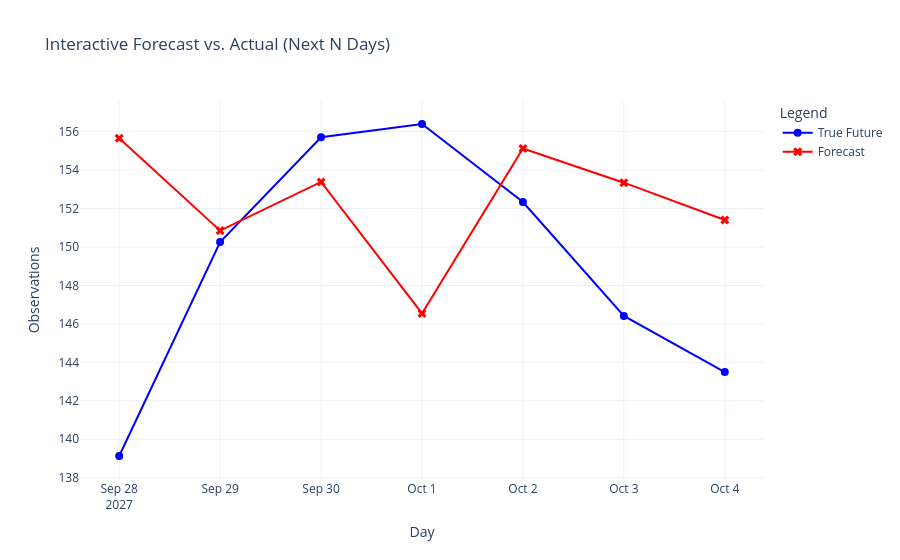

Notebook cell for this chart:
### Code cell
# Evaluate on a true forecast horizon
# Use y_true for the true future values and slice it to match the forecast horizon
true_future = y_true.flatten()[-len(future_predictions):]  # Extract the true future values
mae_forecast = mean_absolute_error(true_future[:N], future_predictions[:N]) # N = 10
mse_forecast = mean_squared_error(true_future[:N], future_predictions[:N])
rmse_forecast = np.sqrt(mse_forecast)
r2_forecast = r2_score(true_future[:N], future_predictions[:N])
mape_forecast = np.mean(np.abs((true_future[:N] - future_predictions[:N]) / true_future[:N])) * 100
# Print forecast metrics
forecast_metrics_df = pd.DataFrame({
    "Forecast Metric": ["MAE", "MSE", "RMSE", "R2", "MAPE"],
    "Forecast Value": [mae_forecast, mse_forecast, rmse_forecast, r2_forecast, mape_forecast]
})
forecast_metrics_df["Forecast Value"] = forecast_metrics_df["Forecast Value"].apply(lambda x: round(x, 4))
forecast_quality = "Good" if mae_forecast < 10 and mape_forecast < 10 else "Needs Improvement"
forecast_metrics_df.loc[len(forecast_metrics_df)] = ["Performance", forecast_quality]
forecast_dates = pd.date_range(start=last_date + pd.Timedelta(days=1), periods=N, freq="D")
print(forecast_metrics_df)

# Create an interactive plot using Plotly
fig = go.Figure()

# Add true future values
fig.add_trace(go.Scatter(
    x=future_dates,
    y=true_future[:N],
    mode='lines+markers',
    name='True Future',
    marker=dict(symbol='circle', size=8),
    line=dict(color='blue')
))

# Add forecasted values
fig.add_trace(go.Scatter(
    x=future_dates,
    y=future_predictions[:N],
    mode='lines+markers',
    name='Forecast',
    marker=dict(symbol='x', size=8),
    line=dict(color='red')
))

# Update layout for better interactivity
fig.update_layout(
    title="Interactive Forecast vs. Actual (Next N Days)",
    xaxis_title="Day",
    yaxis_title="Observations",
    xaxis=dict(showgrid=True),
    yaxis=dict(showgrid=True),
    legend_title="Legend",
    template="plotly_white"
)

# Show the interactive plot
fig.show()

### Figure 1 — Plotly figure (JSON) as saved in the notebook; plotly's stock layout.template omitted (floating-point values rounded to 4 significant figures)
{"data": [{"line": {"color": "blue"}, "marker": {"size": 8, "symbol": "circle"}, "mode": "lines+markers", "name": "True Future", "type": "scatter", "x": ["2027-09-28T00:00:00", "2027-09-29T00:00:00", "2027-09-30T00:00:00", "2027-10-01T00:00:00", "2027-10-02T00:00:00", "2027-10-03T00:00:00", "2027-10-04T00:00:00"], "y": [139.1, 150.3, 155.7, 156.4, 152.3, 146.4, 143.5]}, {"line": {"color": "red"}, "marker": {"size": 8, "symbol": "x"}, "mode": "lines+markers", "name": "Forecast", "type": "scatter", "x": ["2027-09-28T00:00:00", "2027-09-29T00:00:00", "2027-09-30T00:00:00", "2027-10-01T00:00:00", "2027-10-02T00:00:00", "2027-10-03T00:00:00", "2027-10-04T00:00:00"], "y": [155.7, 150.9, 153.4, 146.5, 155.1, 153.3, 151.4]}], "layout": {"legend": {"title": {"text": "Legend"}}, "title": {"text": "Interactive Forecast vs. Actual (Next N Days)"}, "xaxis": {"showgrid": true, "title": {"text": "Day"}}, "yaxis": {"showgrid": true, "title": {"text": "Observations"}}}}
